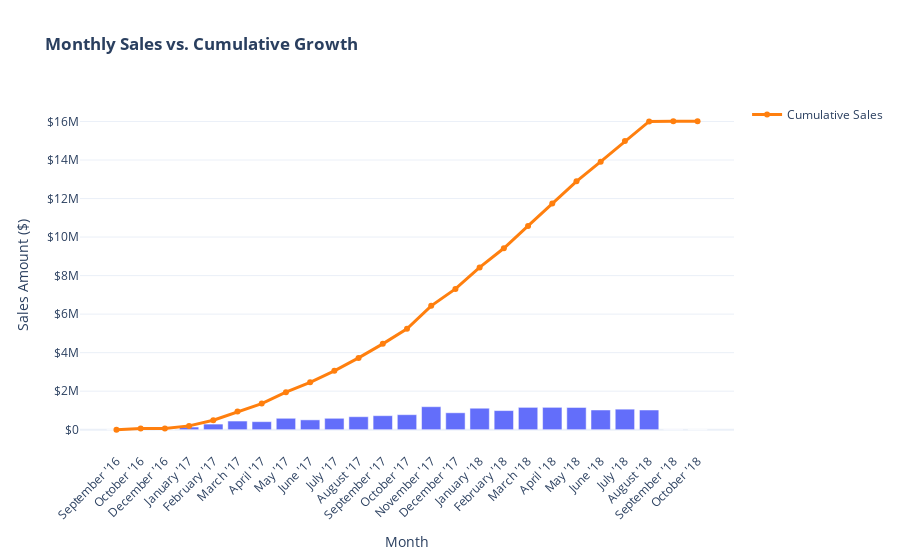

Source (notebook cell):
### Code cell
cumulative_sales = pd.read_sql_query("""
WITH monthly_revenue AS (
    SELECT
        YEAR(o.order_purchase_timestamp) AS years,
        MONTH(o.order_purchase_timestamp) AS month_number,
        MONTHNAME(o.order_purchase_timestamp) AS months,
        SUM(pm.payment_value) AS monthly_sales
    FROM
        orders AS o
    JOIN
        payments AS pm ON o.order_id = pm.order_id
    GROUP BY
        years, month_number, months
)

SELECT
    years,
    months,
    month_number,
    monthly_sales, 
    SUM(monthly_sales) OVER (ORDER BY years, month_number) AS cumulative_sales
FROM
    monthly_revenue
ORDER BY
    years, month_number;
""", conn)
cumulative_sales
cumulative_sales_df = pd.DataFrame(cumulative_sales)

cumulative_sales_df = cumulative_sales_df.sort_values(by=['years', 'month_number'])
cumulative_sales_df['cumulative_sales'] = cumulative_sales_df['monthly_sales'].cumsum()
cumulative_sales_df['period'] = cumulative_sales_df['months'] + " '" + cumulative_sales_df['years'].astype(str).str[-2:]

fig = px.bar(
    cumulative_sales_df,
    x='period',
    y='monthly_sales',
    title='<b>Monthly Sales vs. Cumulative Growth</b>',
    labels={'period': 'Month', 'monthly_sales': 'Sales Amount ($)'},
    template='plotly_white'   
)

fig.add_trace(go.Scatter(
    x=cumulative_sales_df['period'],
    y=cumulative_sales_df['cumulative_sales'],
    name='Cumulative Sales',
    mode='lines+markers',
    line=dict(color='#ff7f0e', width=3)
))

fig.update_layout(
    hovermode='x unified',
    xaxis_tickangle=-45,
    yaxis_tickprefix='$'
)

fig.show()

### Figure 1 — Plotly figure (JSON) as saved in the notebook; plotly's stock layout.template omitted (floating-point values rounded to 4 significant figures)
{"data": [{"alignmentgroup": "True", "hovertemplate": "Month=%{x}<br>Sales Amount ($)=%{y}<extra></extra>", "legendgroup": "", "marker": {"color": "#636efa", "pattern": {"shape": ""}}, "name": "", "offsetgroup": "", "orientation": "v", "showlegend": false, "textposition": "auto", "type": "bar", "x": ["September '16", "October '16", "December '16", "January '17", "February '17", "March '17", "April '17", "May '17", "June '17", "July '17", "August '17", "September '17", "October '17", "November '17", "December '17", "January '18", "February '18", "March '18", "April '18", "May '18", "June '18", "July '18", "August '18", "September '18", "October '18"], "xaxis": "x", "y": [252.2, 59090.0, 19.62, 138500.0, 291900.0, 449900.0, 417800.0, 592900.0, 511300.0, 592400.0, 674400.0, 727800.0, 779700.0, 1195000.0, 878400.0, 1115000.0, 992500.0, 1160000.0, 1161000.0, 1154000.0, 1024000.0, 1067000.0, 1022000.0, 4440.0, 589.7], "yaxis": "y"}, {"line": {"color": "#ff7f0e", "width": 3}, "mode": "lines+markers", "name": "Cumulative Sales", "type": "scatter", "x": ["September '16", "October '16", "December '16", "January '17", "February '17", "March '17", "April '17", "May '17", "June '17", "July '17", "August '17", "September '17", "October '17", "November '17", "December '17", "January '18", "February '18", "March '18", "April '18", "May '18", "June '18", "July '18", "August '18", "September '18", "October '18"], "y": [252.2, 59340.0, 59360.0, 197900.0, 489800.0, 939600.0, 1357000.0, 1950000.0, 2462000.0, 3054000.0, 3728000.0, 4456000.0, 5236000.0, 6431000.0, 7309000.0, 8424000.0, 9417000.0, 10580000.0, 11740000.0, 12890000.0, 13910000.0, 14980000.0, 16000000.0, 16010000.0, 16010000.0]}], "layout": {"autosize": true, "barmode": "relative", "hovermode": "x unified", "legend": {"tracegroupgap": 0}, "title": {"text": "<b>Monthly Sales vs. Cumulative Growth</b>"}, "xaxis": {"anchor": "y", "autorange": true, "domain": [0, 1], "range": [-1.585, 25.59], "tickangle": -45, "title": {"text": "Month"}, "type": "category"}, "yaxis": {"anchor": "x", "autorange": true, "domain": [0, 1], "range": [-1424000.0, 17430000.0], "tickprefix": "$", "title": {"text": "Sales Amount ($)"}, "type": "linear"}}}
